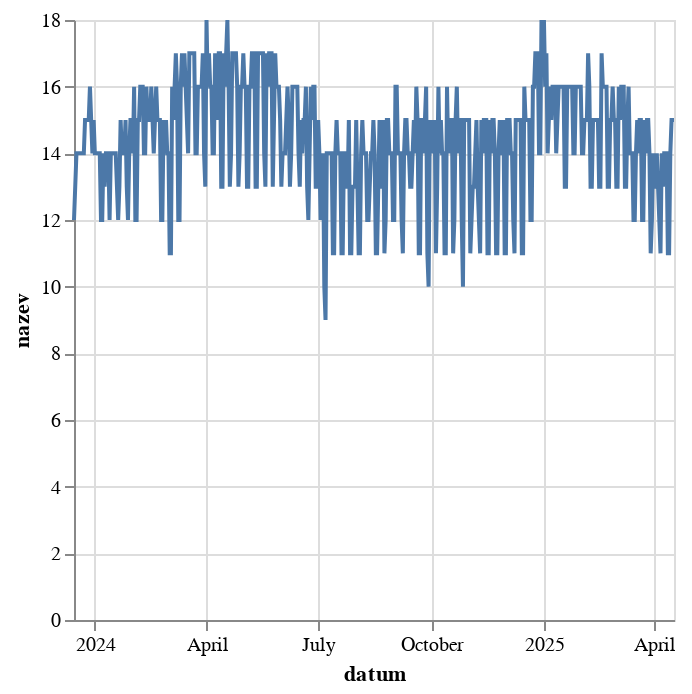

The notebook cell this image was saved under:
### Code cell
alt.Chart(
    df.filter(pl.col("kanal") == 'Prima STAR').sort(by="datum").group_by_dynamic(index_column="datum", every="1d").agg(pl.col("nazev").unique().len()).to_pandas()
).mark_line().encode(
    alt.X("datum:T"),
    alt.Y("nazev:Q")
)

### Figure 1 — Vega-Lite specification as saved in the notebook (floating-point values rounded to 4 significant figures; data arrays with more than 128 entries replaced by an {"elided": "..."} marker saying what was removed)
{"config": {"view": {"continuousWidth": 300, "continuousHeight": 300}}, "data": {"name": "data-5f69f907321e5f1f56f77f1ff0741ecb"}, "mark": {"type": "line"}, "encoding": {"x": {"field": "datum", "type": "temporal"}, "y": {"field": "nazev", "type": "quantitative"}}, "$schema": "https://vega.github.io/schema/vega-lite/v5.8.0.json", "datasets": {"data-5f69f907321e5f1f56f77f1ff0741ecb": {"elided": "489 records"}}}
